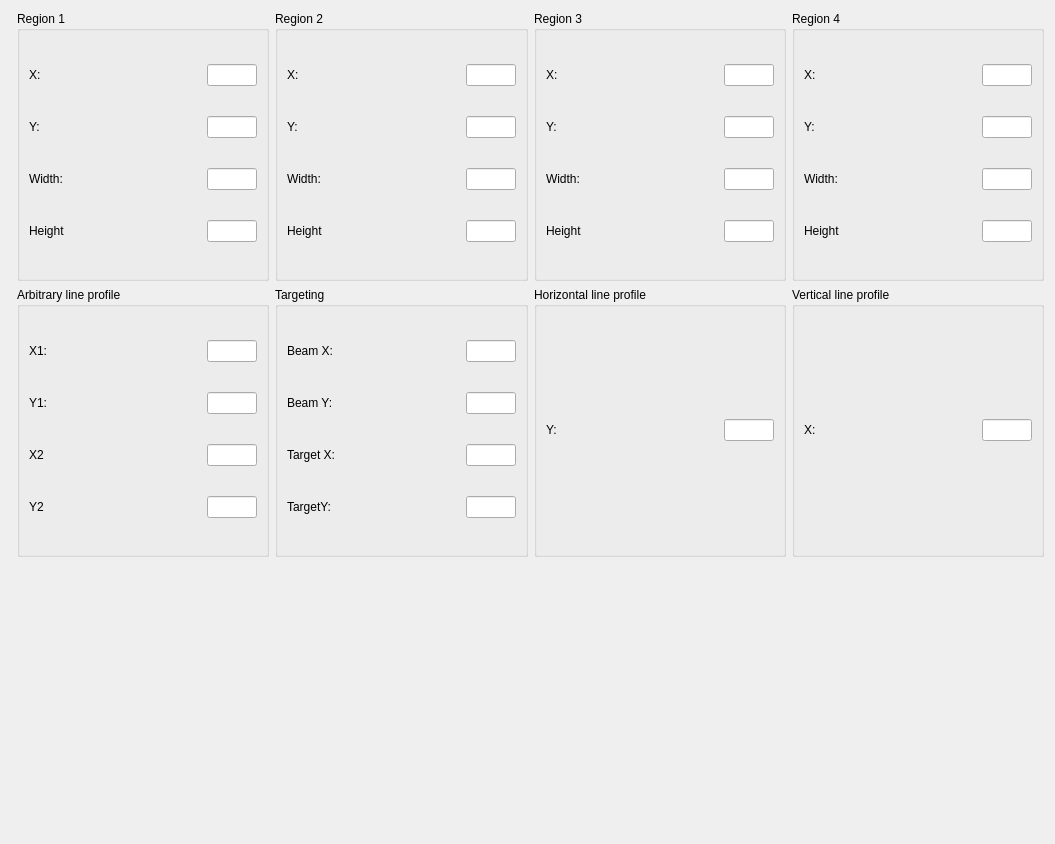
<?xml version="1.0" encoding="UTF-8"?>
<ui version="4.0">
 <class>Form</class>
 <widget class="QWidget" name="Form">
  <property name="geometry">
   <rect>
    <x>0</x>
    <y>0</y>
    <width>1055</width>
    <height>844</height>
   </rect>
  </property>
  <property name="windowTitle">
   <string>Form</string>
  </property>
  <layout class="QGridLayout" name="gridLayout">
   <item row="0" column="0">
    <widget class="QEImage" name="qeimage">
     <property name="imageVariable" stdset="0">
      <string>IMG:image1:ArrayData</string>
     </property>
     <property name="widthVariable" stdset="0">
      <string>IMG:cam1:ArraySizeX_RBV</string>
     </property>
     <property name="heightVariable" stdset="0">
      <string>IMG:cam1:ArraySizeY_RBV</string>
     </property>
     <property name="regionOfInterest1XVariable" stdset="0">
      <string>ROI1:X</string>
     </property>
     <property name="regionOfInterest1YVariable" stdset="0">
      <string>ROI1:Y</string>
     </property>
     <property name="regionOfInterest1WVariable" stdset="0">
      <string>ROI1:W</string>
     </property>
     <property name="regionOfInterest1HVariable" stdset="0">
      <string>ROI1:H</string>
     </property>
     <property name="regionOfInterest2XVariable" stdset="0">
      <string>ROI2:X</string>
     </property>
     <property name="regionOfInterest2YVariable" stdset="0">
      <string>ROI2:Y</string>
     </property>
     <property name="regionOfInterest2WVariable" stdset="0">
      <string>ROI2:W</string>
     </property>
     <property name="regionOfInterest2HVariable" stdset="0">
      <string>ROI2:H</string>
     </property>
     <property name="regionOfInterest3XVariable" stdset="0">
      <string>ROI3:X</string>
     </property>
     <property name="regionOfInterest3YVariable" stdset="0">
      <string>ROI3:Y</string>
     </property>
     <property name="regionOfInterest3WVariable" stdset="0">
      <string>ROI3:W</string>
     </property>
     <property name="regionOfInterest3HVariable" stdset="0">
      <string>ROI3:H</string>
     </property>
     <property name="regionOfInterest4XVariable" stdset="0">
      <string>ROI4:X</string>
     </property>
     <property name="regionOfInterest4YVariable" stdset="0">
      <string>ROI4:Y</string>
     </property>
     <property name="regionOfInterest4WVariable" stdset="0">
      <string>ROI4:W</string>
     </property>
     <property name="regionOfInterest4HVariable" stdset="0">
      <string>ROI4:H</string>
     </property>
     <property name="targetXVariable" stdset="0">
      <string>POS:TARGET_X</string>
     </property>
     <property name="targetYVariable" stdset="0">
      <string>POS:TARGET_Y</string>
     </property>
     <property name="beamXVariable" stdset="0">
      <string>POS:BEAM_X</string>
     </property>
     <property name="beamYVariable" stdset="0">
      <string>POS:BEAM_Y</string>
     </property>
     <property name="profileHozVariable" stdset="0">
      <string>HOZLINE:Y</string>
     </property>
     <property name="profileVertVariable" stdset="0">
      <string>VERTLINE:X</string>
     </property>
     <property name="lineProfileX1Variable" stdset="0">
      <string>LINE:X1</string>
     </property>
     <property name="lineProfileY1Variable" stdset="0">
      <string>LINE:Y1</string>
     </property>
     <property name="lineProfileX2Variable" stdset="0">
      <string>LINE:X2</string>
     </property>
     <property name="lineProfileY2Variable" stdset="0">
      <string>LINE:Y2</string>
     </property>
     <property name="profileHozArrayVariable" stdset="0">
      <string>HOZLINE:ARRAY</string>
     </property>
     <property name="profileVertArrayVariable" stdset="0">
      <string>VERTLINE:ARRAY</string>
     </property>
     <property name="lineProfileArrayVariable" stdset="0">
      <string>LINE:ARRAY</string>
     </property>
     <property name="enableVertSliceSelection">
      <bool>true</bool>
     </property>
     <property name="enableHozSliceSelection">
      <bool>true</bool>
     </property>
     <property name="enableProfileSelection">
      <bool>true</bool>
     </property>
     <property name="enableHozSlicePresentation">
      <bool>false</bool>
     </property>
     <property name="enableVertSlicePresentation">
      <bool>false</bool>
     </property>
     <property name="enableProfilePresentation">
      <bool>false</bool>
     </property>
     <property name="enableTargetSelection">
      <bool>true</bool>
     </property>
     <property name="displayCursorPixelInfo">
      <bool>true</bool>
     </property>
     <property name="contrastReversal">
      <bool>true</bool>
     </property>
     <property name="showTime">
      <bool>true</bool>
     </property>
     <property name="enableBrightnessContrast">
      <bool>true</bool>
     </property>
     <property name="externalControls">
      <bool>true</bool>
     </property>
     <property name="briefInfoArea">
      <bool>true</bool>
     </property>
     <property name="profileHVariable" stdset="0">
      <string>HOZLINE:Y</string>
     </property>
     <property name="profileVVariable" stdset="0">
      <string>VERTLINE:X</string>
     </property>
    </widget>
   </item>
   <item row="0" column="1">
    <layout class="QVBoxLayout" name="verticalLayout">
     <item>
      <layout class="QHBoxLayout" name="horizontalLayout">
       <item>
        <widget class="QGroupBox" name="groupBox">
         <property name="title">
          <string>Region 1</string>
         </property>
         <layout class="QGridLayout" name="gridLayout_2">
          <item row="0" column="0">
           <widget class="QLabel" name="label">
            <property name="text">
             <string>X:</string>
            </property>
           </widget>
          </item>
          <item row="1" column="0">
           <widget class="QLabel" name="label_2">
            <property name="text">
             <string>Y:</string>
            </property>
           </widget>
          </item>
          <item row="2" column="0">
           <widget class="QLabel" name="label_3">
            <property name="text">
             <string>Width:</string>
            </property>
           </widget>
          </item>
          <item row="3" column="0">
           <widget class="QLabel" name="label_4">
            <property name="text">
             <string>Height</string>
            </property>
           </widget>
          </item>
          <item row="0" column="1">
           <widget class="QELineEdit" name="qelineedit">
            <property name="minimumSize">
             <size>
              <width>50</width>
              <height>0</height>
             </size>
            </property>
            <property name="maximumSize">
             <size>
              <width>50</width>
              <height>16777215</height>
             </size>
            </property>
            <property name="variable" stdset="0">
             <string>ROI1:X</string>
            </property>
           </widget>
          </item>
          <item row="1" column="1">
           <widget class="QELineEdit" name="qelineedit_2">
            <property name="minimumSize">
             <size>
              <width>50</width>
              <height>0</height>
             </size>
            </property>
            <property name="maximumSize">
             <size>
              <width>50</width>
              <height>16777215</height>
             </size>
            </property>
            <property name="variable" stdset="0">
             <string>ROI1:Y</string>
            </property>
           </widget>
          </item>
          <item row="2" column="1">
           <widget class="QELineEdit" name="qelineedit_3">
            <property name="minimumSize">
             <size>
              <width>50</width>
              <height>0</height>
             </size>
            </property>
            <property name="maximumSize">
             <size>
              <width>50</width>
              <height>16777215</height>
             </size>
            </property>
            <property name="variable" stdset="0">
             <string>ROI1:W</string>
            </property>
           </widget>
          </item>
          <item row="3" column="1">
           <widget class="QELineEdit" name="qelineedit_4">
            <property name="minimumSize">
             <size>
              <width>50</width>
              <height>0</height>
             </size>
            </property>
            <property name="maximumSize">
             <size>
              <width>50</width>
              <height>16777215</height>
             </size>
            </property>
            <property name="variable" stdset="0">
             <string>ROI1:H</string>
            </property>
           </widget>
          </item>
         </layout>
        </widget>
       </item>
       <item>
        <widget class="QGroupBox" name="groupBox_2">
         <property name="title">
          <string>Region 2</string>
         </property>
         <layout class="QGridLayout" name="gridLayout_3">
          <item row="0" column="0">
           <widget class="QLabel" name="label_5">
            <property name="text">
             <string>X:</string>
            </property>
           </widget>
          </item>
          <item row="1" column="0">
           <widget class="QLabel" name="label_6">
            <property name="text">
             <string>Y:</string>
            </property>
           </widget>
          </item>
          <item row="2" column="0">
           <widget class="QLabel" name="label_7">
            <property name="text">
             <string>Width:</string>
            </property>
           </widget>
          </item>
          <item row="3" column="0">
           <widget class="QLabel" name="label_8">
            <property name="text">
             <string>Height</string>
            </property>
           </widget>
          </item>
          <item row="0" column="1">
           <widget class="QELineEdit" name="qelineedit_5">
            <property name="minimumSize">
             <size>
              <width>50</width>
              <height>0</height>
             </size>
            </property>
            <property name="maximumSize">
             <size>
              <width>50</width>
              <height>16777215</height>
             </size>
            </property>
            <property name="variable" stdset="0">
             <string>ROI2:X</string>
            </property>
           </widget>
          </item>
          <item row="1" column="1">
           <widget class="QELineEdit" name="qelineedit_9">
            <property name="minimumSize">
             <size>
              <width>50</width>
              <height>0</height>
             </size>
            </property>
            <property name="maximumSize">
             <size>
              <width>50</width>
              <height>16777215</height>
             </size>
            </property>
            <property name="variable" stdset="0">
             <string>ROI2:Y</string>
            </property>
           </widget>
          </item>
          <item row="2" column="1">
           <widget class="QELineEdit" name="qelineedit_13">
            <property name="minimumSize">
             <size>
              <width>50</width>
              <height>0</height>
             </size>
            </property>
            <property name="maximumSize">
             <size>
              <width>50</width>
              <height>16777215</height>
             </size>
            </property>
            <property name="variable" stdset="0">
             <string>ROI2:W</string>
            </property>
           </widget>
          </item>
          <item row="3" column="1">
           <widget class="QELineEdit" name="qelineedit_16">
            <property name="minimumSize">
             <size>
              <width>50</width>
              <height>0</height>
             </size>
            </property>
            <property name="maximumSize">
             <size>
              <width>50</width>
              <height>16777215</height>
             </size>
            </property>
            <property name="variable" stdset="0">
             <string>ROI2:H</string>
            </property>
           </widget>
          </item>
         </layout>
        </widget>
       </item>
       <item>
        <widget class="QGroupBox" name="groupBox_3">
         <property name="title">
          <string>Region 3</string>
         </property>
         <layout class="QGridLayout" name="gridLayout_4">
          <item row="0" column="0">
           <widget class="QLabel" name="label_9">
            <property name="text">
             <string>X:</string>
            </property>
           </widget>
          </item>
          <item row="1" column="0">
           <widget class="QLabel" name="label_10">
            <property name="text">
             <string>Y:</string>
            </property>
           </widget>
          </item>
          <item row="2" column="0">
           <widget class="QLabel" name="label_11">
            <property name="text">
             <string>Width:</string>
            </property>
           </widget>
          </item>
          <item row="3" column="0">
           <widget class="QLabel" name="label_12">
            <property name="text">
             <string>Height</string>
            </property>
           </widget>
          </item>
          <item row="0" column="1">
           <widget class="QELineEdit" name="qelineedit_6">
            <property name="minimumSize">
             <size>
              <width>50</width>
              <height>0</height>
             </size>
            </property>
            <property name="maximumSize">
             <size>
              <width>50</width>
              <height>16777215</height>
             </size>
            </property>
            <property name="variable" stdset="0">
             <string>ROI3:X</string>
            </property>
           </widget>
          </item>
          <item row="1" column="1">
           <widget class="QELineEdit" name="qelineedit_10">
            <property name="minimumSize">
             <size>
              <width>50</width>
              <height>0</height>
             </size>
            </property>
            <property name="maximumSize">
             <size>
              <width>50</width>
              <height>16777215</height>
             </size>
            </property>
            <property name="variable" stdset="0">
             <string>ROI3:Y</string>
            </property>
           </widget>
          </item>
          <item row="2" column="1">
           <widget class="QELineEdit" name="qelineedit_14">
            <property name="minimumSize">
             <size>
              <width>50</width>
              <height>0</height>
             </size>
            </property>
            <property name="maximumSize">
             <size>
              <width>50</width>
              <height>16777215</height>
             </size>
            </property>
            <property name="variable" stdset="0">
             <string>ROI3:W</string>
            </property>
           </widget>
          </item>
          <item row="3" column="1">
           <widget class="QELineEdit" name="qelineedit_17">
            <property name="minimumSize">
             <size>
              <width>50</width>
              <height>0</height>
             </size>
            </property>
            <property name="maximumSize">
             <size>
              <width>50</width>
              <height>16777215</height>
             </size>
            </property>
            <property name="variable" stdset="0">
             <string>ROI3:H</string>
            </property>
           </widget>
          </item>
         </layout>
        </widget>
       </item>
       <item>
        <widget class="QGroupBox" name="groupBox_4">
         <property name="title">
          <string>Region 4</string>
         </property>
         <layout class="QGridLayout" name="gridLayout_5">
          <item row="0" column="0">
           <widget class="QLabel" name="label_13">
            <property name="text">
             <string>X:</string>
            </property>
           </widget>
          </item>
          <item row="1" column="0">
           <widget class="QLabel" name="label_14">
            <property name="text">
             <string>Y:</string>
            </property>
           </widget>
          </item>
          <item row="2" column="0">
           <widget class="QLabel" name="label_15">
            <property name="text">
             <string>Width:</string>
            </property>
           </widget>
          </item>
          <item row="3" column="0">
           <widget class="QLabel" name="label_16">
            <property name="text">
             <string>Height</string>
            </property>
           </widget>
          </item>
          <item row="0" column="1">
           <widget class="QELineEdit" name="qelineedit_7">
            <property name="minimumSize">
             <size>
              <width>50</width>
              <height>0</height>
             </size>
            </property>
            <property name="maximumSize">
             <size>
              <width>50</width>
              <height>16777215</height>
             </size>
            </property>
            <property name="variable" stdset="0">
             <string>ROI4:X</string>
            </property>
           </widget>
          </item>
          <item row="1" column="1">
           <widget class="QELineEdit" name="qelineedit_11">
            <property name="minimumSize">
             <size>
              <width>50</width>
              <height>0</height>
             </size>
            </property>
            <property name="maximumSize">
             <size>
              <width>50</width>
              <height>16777215</height>
             </size>
            </property>
            <property name="variable" stdset="0">
             <string>ROI4:Y</string>
            </property>
           </widget>
          </item>
          <item row="2" column="1">
           <widget class="QELineEdit" name="qelineedit_21">
            <property name="minimumSize">
             <size>
              <width>50</width>
              <height>0</height>
             </size>
            </property>
            <property name="maximumSize">
             <size>
              <width>50</width>
              <height>16777215</height>
             </size>
            </property>
            <property name="variable" stdset="0">
             <string>ROI4:W</string>
            </property>
           </widget>
          </item>
          <item row="3" column="1">
           <widget class="QELineEdit" name="qelineedit_22">
            <property name="minimumSize">
             <size>
              <width>50</width>
              <height>0</height>
             </size>
            </property>
            <property name="maximumSize">
             <size>
              <width>50</width>
              <height>16777215</height>
             </size>
            </property>
            <property name="variable" stdset="0">
             <string>ROI4:H</string>
            </property>
           </widget>
          </item>
         </layout>
        </widget>
       </item>
      </layout>
     </item>
     <item>
      <layout class="QHBoxLayout" name="horizontalLayout_2">
       <item>
        <widget class="QGroupBox" name="groupBox_7">
         <property name="title">
          <string>Arbitrary line profile</string>
         </property>
         <layout class="QGridLayout" name="gridLayout_8">
          <item row="0" column="0">
           <widget class="QLabel" name="label_17">
            <property name="text">
             <string>X1:</string>
            </property>
           </widget>
          </item>
          <item row="1" column="0">
           <widget class="QLabel" name="label_20">
            <property name="text">
             <string>Y1:</string>
            </property>
           </widget>
          </item>
          <item row="2" column="0">
           <widget class="QLabel" name="label_21">
            <property name="text">
             <string>X2</string>
            </property>
           </widget>
          </item>
          <item row="3" column="0">
           <widget class="QLabel" name="label_22">
            <property name="text">
             <string>Y2</string>
            </property>
           </widget>
          </item>
          <item row="0" column="1">
           <widget class="QELineEdit" name="qelineedit_8">
            <property name="minimumSize">
             <size>
              <width>50</width>
              <height>0</height>
             </size>
            </property>
            <property name="maximumSize">
             <size>
              <width>50</width>
              <height>16777215</height>
             </size>
            </property>
            <property name="variable" stdset="0">
             <string>LINE:X1</string>
            </property>
           </widget>
          </item>
          <item row="1" column="1">
           <widget class="QELineEdit" name="qelineedit_12">
            <property name="minimumSize">
             <size>
              <width>50</width>
              <height>0</height>
             </size>
            </property>
            <property name="maximumSize">
             <size>
              <width>50</width>
              <height>16777215</height>
             </size>
            </property>
            <property name="variable" stdset="0">
             <string>LINE:Y1</string>
            </property>
           </widget>
          </item>
          <item row="2" column="1">
           <widget class="QELineEdit" name="qelineedit_15">
            <property name="minimumSize">
             <size>
              <width>50</width>
              <height>0</height>
             </size>
            </property>
            <property name="maximumSize">
             <size>
              <width>50</width>
              <height>16777215</height>
             </size>
            </property>
            <property name="variable" stdset="0">
             <string>LINE:X2</string>
            </property>
           </widget>
          </item>
          <item row="3" column="1">
           <widget class="QELineEdit" name="qelineedit_18">
            <property name="minimumSize">
             <size>
              <width>50</width>
              <height>0</height>
             </size>
            </property>
            <property name="maximumSize">
             <size>
              <width>50</width>
              <height>16777215</height>
             </size>
            </property>
            <property name="variable" stdset="0">
             <string>LINE:Y2</string>
            </property>
           </widget>
          </item>
         </layout>
        </widget>
       </item>
       <item>
        <widget class="QGroupBox" name="groupBox_8">
         <property name="title">
          <string>Targeting</string>
         </property>
         <layout class="QGridLayout" name="gridLayout_9">
          <item row="0" column="0">
           <widget class="QLabel" name="label_23">
            <property name="text">
             <string>Beam X:</string>
            </property>
           </widget>
          </item>
          <item row="1" column="0">
           <widget class="QLabel" name="label_24">
            <property name="text">
             <string>Beam Y:</string>
            </property>
           </widget>
          </item>
          <item row="2" column="0">
           <widget class="QLabel" name="label_25">
            <property name="text">
             <string>Target X:</string>
            </property>
           </widget>
          </item>
          <item row="3" column="0">
           <widget class="QLabel" name="label_26">
            <property name="text">
             <string>TargetY:</string>
            </property>
           </widget>
          </item>
          <item row="0" column="1">
           <widget class="QELineEdit" name="qelineedit_23">
            <property name="minimumSize">
             <size>
              <width>50</width>
              <height>0</height>
             </size>
            </property>
            <property name="maximumSize">
             <size>
              <width>50</width>
              <height>16777215</height>
             </size>
            </property>
            <property name="variable" stdset="0">
             <string>POS:BEAM_X</string>
            </property>
           </widget>
          </item>
          <item row="1" column="1">
           <widget class="QELineEdit" name="qelineedit_24">
            <property name="minimumSize">
             <size>
              <width>50</width>
              <height>0</height>
             </size>
            </property>
            <property name="maximumSize">
             <size>
              <width>50</width>
              <height>16777215</height>
             </size>
            </property>
            <property name="variable" stdset="0">
             <string>POS:BEAM_Y</string>
            </property>
           </widget>
          </item>
          <item row="2" column="1">
           <widget class="QELineEdit" name="qelineedit_25">
            <property name="minimumSize">
             <size>
              <width>50</width>
              <height>0</height>
             </size>
            </property>
            <property name="maximumSize">
             <size>
              <width>50</width>
              <height>16777215</height>
             </size>
            </property>
            <property name="variable" stdset="0">
             <string>POS:TARGET_X</string>
            </property>
           </widget>
          </item>
          <item row="3" column="1">
           <widget class="QELineEdit" name="qelineedit_26">
            <property name="minimumSize">
             <size>
              <width>50</width>
              <height>0</height>
             </size>
            </property>
            <property name="maximumSize">
             <size>
              <width>50</width>
              <height>16777215</height>
             </size>
            </property>
            <property name="variable" stdset="0">
             <string>POS:TARGET_Y</string>
            </property>
           </widget>
          </item>
         </layout>
        </widget>
       </item>
       <item>
        <widget class="QGroupBox" name="groupBox_5">
         <property name="title">
          <string>Horizontal line profile</string>
         </property>
         <layout class="QGridLayout" name="gridLayout_6">
          <item row="0" column="1">
           <widget class="QLabel" name="label_18">
            <property name="text">
             <string>Y:</string>
            </property>
           </widget>
          </item>
          <item row="0" column="2">
           <widget class="QELineEdit" name="qelineedit_19">
            <property name="minimumSize">
             <size>
              <width>50</width>
              <height>0</height>
             </size>
            </property>
            <property name="maximumSize">
             <size>
              <width>50</width>
              <height>16777215</height>
             </size>
            </property>
            <property name="variable" stdset="0">
             <string>HOZLINE:Y</string>
            </property>
           </widget>
          </item>
         </layout>
        </widget>
       </item>
       <item>
        <widget class="QGroupBox" name="groupBox_6">
         <property name="title">
          <string>Vertical line profile</string>
         </property>
         <layout class="QGridLayout" name="gridLayout_7">
          <item row="0" column="0">
           <widget class="QLabel" name="label_19">
            <property name="text">
             <string>X:</string>
            </property>
           </widget>
          </item>
          <item row="0" column="1">
           <widget class="QELineEdit" name="qelineedit_20">
            <property name="minimumSize">
             <size>
              <width>50</width>
              <height>0</height>
             </size>
            </property>
            <property name="maximumSize">
             <size>
              <width>50</width>
              <height>16777215</height>
             </size>
            </property>
            <property name="variable" stdset="0">
             <string>VERTLINE:X</string>
            </property>
           </widget>
          </item>
         </layout>
        </widget>
       </item>
      </layout>
     </item>
     <item>
      <layout class="QVBoxLayout" name="verticalLayout_2">
       <item>
        <widget class="QEPlot" name="qeplot">
         <property name="maximumSize">
          <size>
           <width>16777215</width>
           <height>150</height>
          </size>
         </property>
         <property name="variable1" stdset="0">
          <string>HOZLINE:ARRAY</string>
         </property>
        </widget>
       </item>
       <item>
        <widget class="QEPlot" name="qeplot_2">
         <property name="maximumSize">
          <size>
           <width>16777215</width>
           <height>150</height>
          </size>
         </property>
         <property name="variable1" stdset="0">
          <string>VERTLINE:ARRAY</string>
         </property>
        </widget>
       </item>
       <item>
        <widget class="QEPlot" name="qeplot_3">
         <property name="maximumSize">
          <size>
           <width>16777215</width>
           <height>150</height>
          </size>
         </property>
         <property name="variable1" stdset="0">
          <string>LINE:ARRAY</string>
         </property>
        </widget>
       </item>
      </layout>
     </item>
    </layout>
   </item>
  </layout>
 </widget>
 <customwidgets>
  <customwidget>
   <class>QEImage</class>
   <extends>QFrame</extends>
   <header>QEImage.h</header>
  </customwidget>
  <customwidget>
   <class>QELineEdit</class>
   <extends>QLineEdit</extends>
   <header>QELineEdit.h</header>
  </customwidget>
  <customwidget>
   <class>QEPlot</class>
   <extends>QwtPlot</extends>
   <header>QEPlot.h</header>
  </customwidget>
  <customwidget>
   <class>QwtPlot</class>
   <extends>QFrame</extends>
   <header>qwt_plot.h</header>
  </customwidget>
 </customwidgets>
 <resources/>
 <connections/>
</ui>
